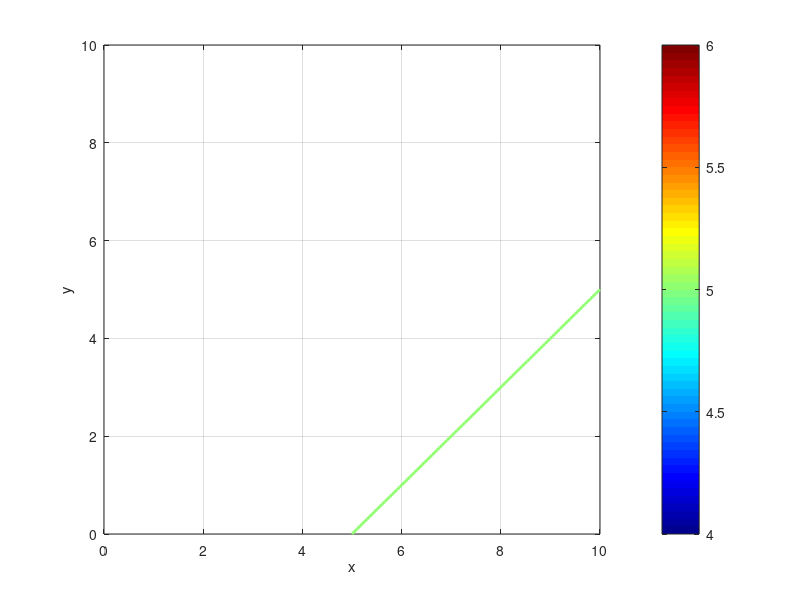

Write the MATLAB code that produced this figure.
% Define the utility function as a function handle
utility_function = @(x, y) x - y;

% Specify a utility level 
target_utility = 5;

% Create a grid of x and y values
x_values = linspace(0, 10, 100); 
y_values = linspace(0, 10, 100); 
[X, Y] = meshgrid(x_values, y_values);

% Calculate the utility for each combination of x and y
Z = utility_function(X, Y);

% Plot the indifference curve where U(x, y) = target_utility
contour(X, Y, Z, [target_utility, target_utility], 'LineWidth', 2);

xlabel('x');
ylabel('y');
grid on;

% Optional: Add more contours for different utility levels
% contour(X, Y, Z, [other_utility_1, other_utility_1, other_utility_2, other_utility_2], 'LineStyle', '--');

% Adjust the colormap for better visualization
colormap('jet');
colorbar;


